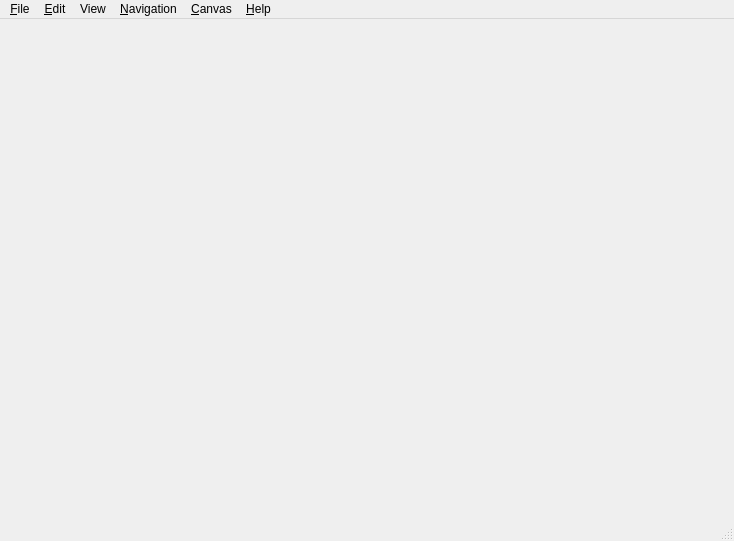
<?xml version="1.0" encoding="UTF-8"?>
<ui version="4.0">
 <class>Viewer</class>
 <widget class="QMainWindow" name="Viewer">
  <property name="geometry">
   <rect>
    <x>0</x>
    <y>0</y>
    <width>734</width>
    <height>541</height>
   </rect>
  </property>
  <property name="windowTitle">
   <string/>
  </property>
  <widget class="QWidget" name="centralwidget"/>
  <widget class="QMenuBar" name="menubar">
   <property name="geometry">
    <rect>
     <x>0</x>
     <y>0</y>
     <width>734</width>
     <height>22</height>
    </rect>
   </property>
   <widget class="QMenu" name="canvasMenu">
    <property name="title">
     <string>&amp;Canvas</string>
    </property>
    <widget class="QMenu" name="selectFrameBufferMenu">
     <property name="title">
      <string>Select &amp;Frame Buffer</string>
     </property>
     <addaction name="listOfFBOsAction"/>
     <addaction name="separator"/>
     <addaction name="showFrameBuffersAction"/>
    </widget>
    <addaction name="reloadAllShadersAction"/>
    <addaction name="selectFrameBufferMenu"/>
    <addaction name="separator"/>
    <addaction name="togglePrintModeAction"/>
    <addaction name="toggleDebugModeAction"/>
    <addaction name="separator"/>
    <addaction name="toggleFullScreenAction"/>
    <addaction name="specifyResolutionAction"/>
    <addaction name="separator"/>
    <addaction name="captureAsImageAction"/>
    <addaction name="captureAsImageAdvancedAction"/>
    <addaction name="separator"/>
    <addaction name="loadPresentationAction"/>
   </widget>
   <widget class="QMenu" name="fileMenu">
    <property name="title">
     <string>&amp;File</string>
    </property>
    <addaction name="openFileDialogAction"/>
    <addaction name="separator"/>
    <addaction name="quitAction"/>
   </widget>
   <widget class="QMenu" name="helpMenu">
    <property name="title">
     <string>&amp;Help</string>
    </property>
    <addaction name="aboutAction"/>
   </widget>
   <widget class="QMenu" name="navigationMenu">
    <property name="title">
     <string>&amp;Navigation</string>
    </property>
    <widget class="QMenu" name="selectManipulatorMenu">
     <property name="title">
      <string>Select &amp;Manipulator</string>
     </property>
     <addaction name="treemapManipulatorAction"/>
     <addaction name="fpsManipulatorAction"/>
     <addaction name="separator"/>
     <addaction name="driveManipulatorAction"/>
     <addaction name="flightManipulatorAction"/>
     <addaction name="terrainManipulatorAction"/>
     <addaction name="trackballManipulatorAction"/>
     <addaction name="ufoManipulatorAction"/>
    </widget>
    <addaction name="selectManipulatorMenu"/>
    <addaction name="separator"/>
    <addaction name="captureCameraPathAction"/>
    <addaction name="playCameraPathAction"/>
    <addaction name="separator"/>
    <addaction name="createVantagePointAction"/>
    <addaction name="selectVantagePointAction"/>
   </widget>
   <widget class="QMenu" name="editMenu">
    <property name="title">
     <string>&amp;Edit</string>
    </property>
    <addaction name="manageConfigurationsAction"/>
    <addaction name="separator"/>
    <addaction name="specifyBenchmarkAction"/>
    <addaction name="runBenchmarksAction"/>
    <addaction name="separator"/>
    <addaction name="preferencesAction"/>
   </widget>
   <widget class="QMenu" name="menuView">
    <property name="title">
     <string>View</string>
    </property>
    <addaction name="toggleNavigator"/>
    <addaction name="toggleExplorer"/>
   </widget>
   <addaction name="fileMenu"/>
   <addaction name="editMenu"/>
   <addaction name="menuView"/>
   <addaction name="navigationMenu"/>
   <addaction name="canvasMenu"/>
   <addaction name="helpMenu"/>
  </widget>
  <widget class="QStatusBar" name="statusbar"/>
  <action name="toggleDebugModeAction">
   <property name="checkable">
    <bool>true</bool>
   </property>
   <property name="enabled">
    <bool>false</bool>
   </property>
   <property name="text">
    <string>Toggle &amp;Debug Mode</string>
   </property>
   <property name="menuRole">
    <enum>QAction::ApplicationSpecificRole</enum>
   </property>
  </action>
  <action name="togglePrintModeAction">
   <property name="checkable">
    <bool>true</bool>
   </property>
   <property name="enabled">
    <bool>false</bool>
   </property>
   <property name="text">
    <string>Toggle &amp;Print Mode</string>
   </property>
   <property name="menuRole">
    <enum>QAction::ApplicationSpecificRole</enum>
   </property>
  </action>
  <action name="toggleFullScreenAction">
   <property name="enabled">
    <bool>false</bool>
   </property>
   <property name="text">
    <string>Toggle Full Screen</string>
   </property>
   <property name="menuRole">
    <enum>QAction::ApplicationSpecificRole</enum>
   </property>
  </action>
  <action name="specifyResolutionAction">
   <property name="enabled">
    <bool>false</bool>
   </property>
   <property name="text">
    <string>Specify Resolution ...</string>
   </property>
   <property name="menuRole">
    <enum>QAction::ApplicationSpecificRole</enum>
   </property>
  </action>
  <action name="captureCameraPathAction">
   <property name="enabled">
    <bool>false</bool>
   </property>
   <property name="text">
    <string>Capture Camera Path ...</string>
   </property>
   <property name="menuRole">
    <enum>QAction::ApplicationSpecificRole</enum>
   </property>
  </action>
  <action name="aboutAction">
   <property name="enabled">
    <bool>false</bool>
   </property>
   <property name="text">
    <string>About ...</string>
   </property>
   <property name="menuRole">
    <enum>QAction::AboutRole</enum>
   </property>
  </action>
  <action name="openFileDialogAction">
   <property name="checkable">
    <bool>false</bool>
   </property>
   <property name="enabled">
    <bool>true</bool>
   </property>
   <property name="text">
    <string>&amp;Open ...</string>
   </property>
   <property name="menuRole">
    <enum>QAction::NoRole</enum>
   </property>
  </action>
  <action name="quitAction">
   <property name="enabled">
    <bool>false</bool>
   </property>
   <property name="text">
    <string>&amp;Close</string>
   </property>
   <property name="menuRole">
    <enum>QAction::QuitRole</enum>
   </property>
  </action>
  <action name="driveManipulatorAction">
   <property name="enabled">
    <bool>false</bool>
   </property>
   <property name="text">
    <string>&amp;Drive Manipulator</string>
   </property>
   <property name="menuRole">
    <enum>QAction::ApplicationSpecificRole</enum>
   </property>
  </action>
  <action name="playCameraPathAction">
   <property name="enabled">
    <bool>false</bool>
   </property>
   <property name="text">
    <string>&amp;Play Camera Path ...</string>
   </property>
   <property name="menuRole">
    <enum>QAction::ApplicationSpecificRole</enum>
   </property>
  </action>
  <action name="flightManipulatorAction">
   <property name="enabled">
    <bool>false</bool>
   </property>
   <property name="text">
    <string>&amp;Flight Manipulator</string>
   </property>
   <property name="menuRole">
    <enum>QAction::ApplicationSpecificRole</enum>
   </property>
  </action>
  <action name="terrainManipulatorAction">
   <property name="enabled">
    <bool>false</bool>
   </property>
   <property name="text">
    <string>&amp;Terrain Manipulator</string>
   </property>
   <property name="menuRole">
    <enum>QAction::ApplicationSpecificRole</enum>
   </property>
  </action>
  <action name="trackballManipulatorAction">
   <property name="enabled">
    <bool>false</bool>
   </property>
   <property name="text">
    <string>Track&amp;ball Manipulator</string>
   </property>
   <property name="menuRole">
    <enum>QAction::ApplicationSpecificRole</enum>
   </property>
  </action>
  <action name="treemapManipulatorAction">
   <property name="enabled">
    <bool>false</bool>
   </property>
   <property name="text">
    <string>3D Tree&amp;map Manipulator</string>
   </property>
   <property name="menuRole">
    <enum>QAction::ApplicationSpecificRole</enum>
   </property>
  </action>
  <action name="fpsManipulatorAction">
   <property name="enabled">
    <bool>false</bool>
   </property>
   <property name="text">
    <string>FPS Manipulator</string>
   </property>
   <property name="menuRole">
    <enum>QAction::ApplicationSpecificRole</enum>
   </property>
  </action>
  <action name="specifyBenchmarkAction">
   <property name="enabled">
    <bool>false</bool>
   </property>
   <property name="text">
    <string>&amp;Specify Benchmark ...</string>
   </property>
   <property name="menuRole">
    <enum>QAction::ApplicationSpecificRole</enum>
   </property>
  </action>
  <action name="runBenchmarksAction">
   <property name="enabled">
    <bool>false</bool>
   </property>
   <property name="text">
    <string>&amp;Run Benchmarks ...</string>
   </property>
   <property name="menuRole">
    <enum>QAction::ApplicationSpecificRole</enum>
   </property>
  </action>
  <action name="manageConfigurationsAction">
   <property name="enabled">
    <bool>false</bool>
   </property>
   <property name="text">
    <string>Manage &amp;Configurations ...</string>
   </property>
   <property name="menuRole">
    <enum>QAction::ApplicationSpecificRole</enum>
   </property>
  </action>
  <action name="preferencesAction">
   <property name="enabled">
    <bool>false</bool>
   </property>
   <property name="text">
    <string>&amp;Preferences ...</string>
   </property>
   <property name="menuRole">
    <enum>QAction::PreferencesRole</enum>
   </property>
  </action>
  <action name="listOfFBOsAction">
   <property name="enabled">
    <bool>false</bool>
   </property>
   <property name="text">
    <string>List of named FBOs</string>
   </property>
  </action>
  <action name="showFrameBuffersAction">
   <property name="enabled">
    <bool>false</bool>
   </property>
   <property name="text">
    <string>&amp;Show Frame Buffers ...</string>
   </property>
  </action>
  <action name="ufoManipulatorAction">
   <property name="enabled">
    <bool>false</bool>
   </property>
   <property name="text">
    <string>&amp;UFO Manipulator</string>
   </property>
   <property name="menuRole">
    <enum>QAction::ApplicationSpecificRole</enum>
   </property>
  </action>
  <action name="selectVantagePointAction">
   <property name="enabled">
    <bool>false</bool>
   </property>
   <property name="text">
    <string>Select V&amp;antage Point ...</string>
   </property>
   <property name="menuRole">
    <enum>QAction::ApplicationSpecificRole</enum>
   </property>
  </action>
  <action name="createVantagePointAction">
   <property name="enabled">
    <bool>false</bool>
   </property>
   <property name="text">
    <string>Create Vantage Point</string>
   </property>
   <property name="menuRole">
    <enum>QAction::ApplicationSpecificRole</enum>
   </property>
  </action>
  <action name="toggleHpiLogoAction">
   <property name="enabled">
    <bool>false</bool>
   </property>
   <property name="text">
    <string>Toggle &amp;HPI Logo</string>
   </property>
  </action>
  <action name="loadPresentationAction">
   <property name="enabled">
    <bool>false</bool>
   </property>
   <property name="text">
    <string>&amp;Load Presentation ...</string>
   </property>
  </action>
  <action name="captureAsImageAction">
   <property name="text">
    <string>Capture as &amp;Image</string>
   </property>
   <property name="shortcut">
    <string>F10</string>
   </property>
  </action>
  <action name="captureAsImageAdvancedAction">
   <property name="text">
    <string>Capture as Image &amp;Advanced ...</string>
   </property>
   <property name="shortcut">
    <string>Shift+F10</string>
   </property>
  </action>
  <action name="reloadAllShadersAction">
   <property name="text">
    <string>&amp;Reload All Shaders</string>
   </property>
   <property name="shortcut">
    <string>F5</string>
   </property>
  </action>
  <action name="toggleNavigator">
   <property name="text">
    <string>Show/Hide Navigator</string>
   </property>
  </action>
  <action name="toggleExplorer">
   <property name="text">
    <string>Show/Hide Explorer</string>
   </property>
  </action>
 </widget>
 <resources/>
 <connections/>
</ui>
